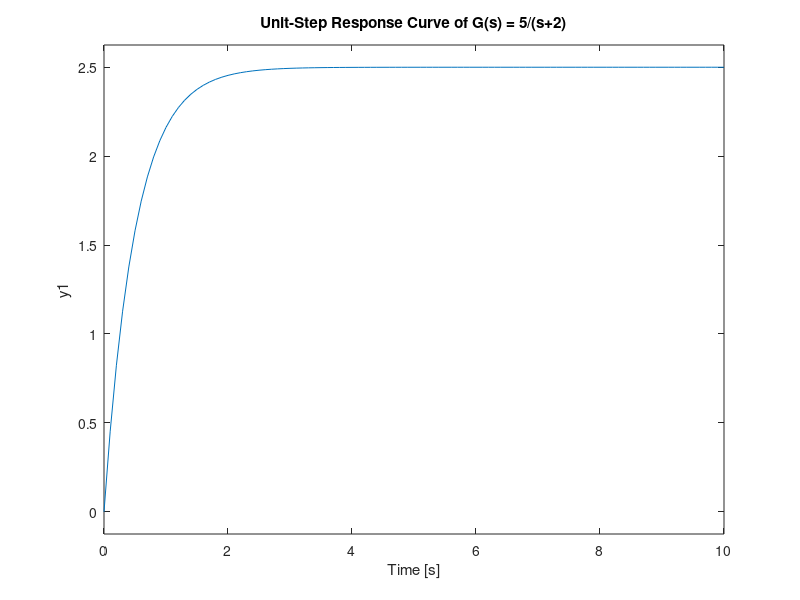

This figure's MATLAB source:
pkg load control;
s = tf('s') #modelo para função de transferência
f = 5/(s+2) #função de transferência
#num = [5];
#dem = [1 2];
t = 0:0.1:10;
step(f,t);
grid
title('Unit-Step Response Curve of G(s) = 5/(s+2)');